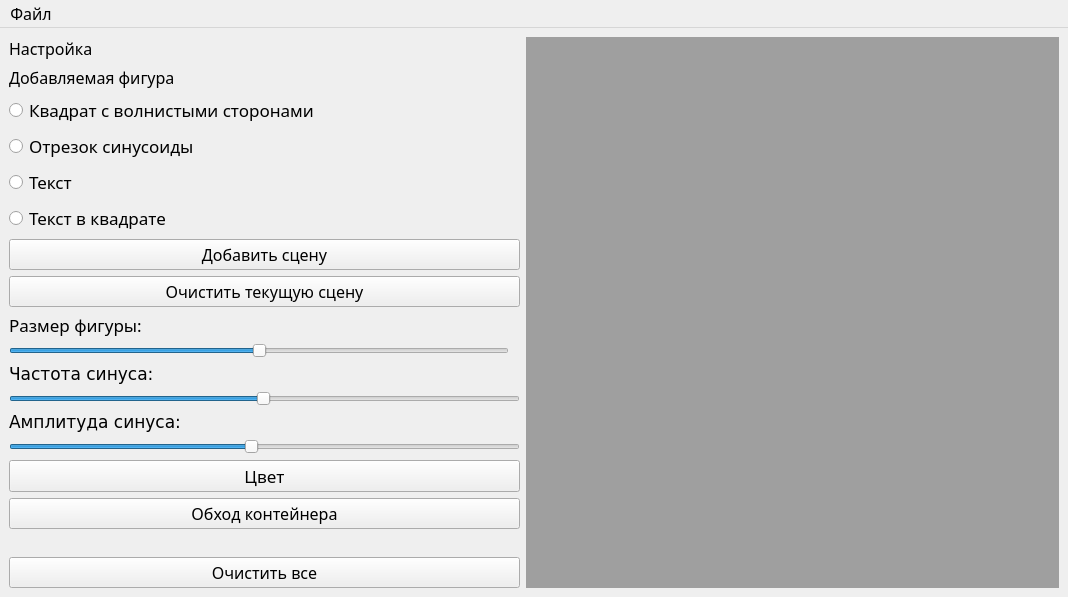
<?xml version="1.0" encoding="UTF-8"?>
<ui version="4.0">
 <class>MainWindow</class>
 <widget class="QMainWindow" name="MainWindow">
  <property name="geometry">
   <rect>
    <x>0</x>
    <y>0</y>
    <width>1068</width>
    <height>597</height>
   </rect>
  </property>
  <property name="font">
   <font>
    <family>Lucida Sans Unicode</family>
    <pointsize>12</pointsize>
   </font>
  </property>
  <property name="windowTitle">
   <string>КПО Лаб. 2, Ковынев М.В. 6304</string>
  </property>
  <property name="windowIcon">
   <iconset resource="resources.qrc">
    <normaloff>:/img/logo.jpg</normaloff>:/img/logo.jpg</iconset>
  </property>
  <property name="iconSize">
   <size>
    <width>64</width>
    <height>64</height>
   </size>
  </property>
  <widget class="QWidget" name="centralwidget">
   <layout class="QVBoxLayout" name="verticalLayout_6">
    <item>
     <layout class="QHBoxLayout" name="horizontalLayout_2">
      <property name="sizeConstraint">
       <enum>QLayout::SetDefaultConstraint</enum>
      </property>
      <item>
       <layout class="QVBoxLayout" name="verticalLayout_2">
        <item>
         <layout class="QVBoxLayout" name="verticalLayout_3">
          <item>
           <layout class="QVBoxLayout" name="verticalLayout_4">
            <item>
             <widget class="QLabel" name="label">
              <property name="maximumSize">
               <size>
                <width>500</width>
                <height>16777215</height>
               </size>
              </property>
              <property name="text">
               <string>Настройка</string>
              </property>
             </widget>
            </item>
            <item>
             <widget class="QLabel" name="label_2">
              <property name="text">
               <string>Добавляемая фигура</string>
              </property>
             </widget>
            </item>
            <item>
             <widget class="QRadioButton" name="enable_square">
              <property name="font">
               <font>
                <family>Lucida Sans Unicode</family>
                <pointsize>13</pointsize>
               </font>
              </property>
              <property name="text">
               <string>Квадрат с волнистыми сторонами</string>
              </property>
             </widget>
            </item>
            <item>
             <widget class="QRadioButton" name="enable_SinWave">
              <property name="maximumSize">
               <size>
                <width>400</width>
                <height>16777215</height>
               </size>
              </property>
              <property name="font">
               <font>
                <family>Lucida Sans Unicode</family>
                <pointsize>13</pointsize>
               </font>
              </property>
              <property name="text">
               <string>Отрезок синусоиды</string>
              </property>
             </widget>
            </item>
            <item>
             <widget class="QRadioButton" name="enable_text">
              <property name="font">
               <font>
                <family>Lucida Sans Unicode</family>
                <pointsize>13</pointsize>
               </font>
              </property>
              <property name="text">
               <string>Текст</string>
              </property>
             </widget>
            </item>
            <item>
             <widget class="QRadioButton" name="enable_text_with_square">
              <property name="font">
               <font>
                <family>Lucida Sans Unicode</family>
                <pointsize>13</pointsize>
               </font>
              </property>
              <property name="text">
               <string>Текст в квадрате</string>
              </property>
             </widget>
            </item>
            <item>
             <layout class="QVBoxLayout" name="verticalLayout_5">
              <item>
               <widget class="QPushButton" name="add_scene">
                <property name="text">
                 <string>Добавить сцену</string>
                </property>
               </widget>
              </item>
              <item>
               <widget class="QPushButton" name="clear_current_scene">
                <property name="text">
                 <string>Очистить текущую сцену</string>
                </property>
               </widget>
              </item>
              <item>
               <widget class="QLabel" name="label_figure_size">
                <property name="maximumSize">
                 <size>
                  <width>400</width>
                  <height>16777215</height>
                 </size>
                </property>
                <property name="font">
                 <font>
                  <family>Lucida Sans Unicode</family>
                  <pointsize>13</pointsize>
                 </font>
                </property>
                <property name="text">
                 <string>Размер фигуры:</string>
                </property>
               </widget>
              </item>
              <item>
               <widget class="QSlider" name="figure_size_slider">
                <property name="maximumSize">
                 <size>
                  <width>500</width>
                  <height>16777215</height>
                 </size>
                </property>
                <property name="minimum">
                 <number>40</number>
                </property>
                <property name="maximum">
                 <number>100</number>
                </property>
                <property name="singleStep">
                 <number>5</number>
                </property>
                <property name="pageStep">
                 <number>15</number>
                </property>
                <property name="value">
                 <number>70</number>
                </property>
                <property name="orientation">
                 <enum>Qt::Horizontal</enum>
                </property>
               </widget>
              </item>
              <item>
               <widget class="QLabel" name="label_3">
                <property name="font">
                 <font>
                  <family>DejaVu Sans</family>
                  <pointsize>13</pointsize>
                 </font>
                </property>
                <property name="text">
                 <string>Частота синуса:</string>
                </property>
               </widget>
              </item>
              <item>
               <widget class="QSlider" name="sin_freq">
                <property name="minimum">
                 <number>1</number>
                </property>
                <property name="maximum">
                 <number>200</number>
                </property>
                <property name="singleStep">
                 <number>5</number>
                </property>
                <property name="pageStep">
                 <number>1</number>
                </property>
                <property name="value">
                 <number>100</number>
                </property>
                <property name="orientation">
                 <enum>Qt::Horizontal</enum>
                </property>
               </widget>
              </item>
              <item>
               <widget class="QLabel" name="label_4">
                <property name="font">
                 <font>
                  <family>DejaVu Sans</family>
                  <pointsize>13</pointsize>
                 </font>
                </property>
                <property name="text">
                 <string>Амплитуда синуса:</string>
                </property>
               </widget>
              </item>
              <item>
               <widget class="QSlider" name="sin_ampl">
                <property name="minimum">
                 <number>1</number>
                </property>
                <property name="maximum">
                 <number>20</number>
                </property>
                <property name="pageStep">
                 <number>1</number>
                </property>
                <property name="value">
                 <number>10</number>
                </property>
                <property name="orientation">
                 <enum>Qt::Horizontal</enum>
                </property>
               </widget>
              </item>
              <item>
               <widget class="QPushButton" name="pushButton">
                <property name="maximumSize">
                 <size>
                  <width>1000</width>
                  <height>16777215</height>
                 </size>
                </property>
                <property name="font">
                 <font>
                  <family>Lucida Sans Unicode</family>
                  <pointsize>13</pointsize>
                 </font>
                </property>
                <property name="text">
                 <string>Цвет</string>
                </property>
               </widget>
              </item>
             </layout>
            </item>
            <item>
             <widget class="QPushButton" name="iterate_container">
              <property name="text">
               <string>Обход контейнера</string>
              </property>
             </widget>
            </item>
            <item>
             <spacer name="verticalSpacer">
              <property name="orientation">
               <enum>Qt::Vertical</enum>
              </property>
              <property name="sizeHint" stdset="0">
               <size>
                <width>20</width>
                <height>40</height>
               </size>
              </property>
             </spacer>
            </item>
            <item>
             <widget class="QPushButton" name="clear_all">
              <property name="text">
               <string>Очистить все</string>
              </property>
             </widget>
            </item>
           </layout>
          </item>
         </layout>
        </item>
       </layout>
      </item>
      <item>
       <widget class="QMdiArea" name="mdi_area"/>
      </item>
     </layout>
    </item>
   </layout>
  </widget>
  <widget class="QMenuBar" name="menuBar">
   <property name="geometry">
    <rect>
     <x>0</x>
     <y>0</y>
     <width>1068</width>
     <height>24</height>
    </rect>
   </property>
   <property name="font">
    <font>
     <pointsize>12</pointsize>
    </font>
   </property>
   <widget class="QMenu" name="menu">
    <property name="font">
     <font>
      <pointsize>12</pointsize>
     </font>
    </property>
    <property name="title">
     <string>Файл</string>
    </property>
    <addaction name="load_from_file"/>
    <addaction name="save_to_file"/>
    <addaction name="exit"/>
   </widget>
   <addaction name="menu"/>
  </widget>
  <action name="load_from_file">
   <property name="text">
    <string>Открыть</string>
   </property>
  </action>
  <action name="save_to_file">
   <property name="text">
    <string>Сохранить</string>
   </property>
  </action>
  <action name="exit">
   <property name="text">
    <string>Выход</string>
   </property>
  </action>
  <action name="clear">
   <property name="text">
    <string>Очистить</string>
   </property>
  </action>
  <action name="action">
   <property name="text">
    <string>Новая сцена</string>
   </property>
  </action>
  <action name="action_2">
   <property name="text">
    <string>Очистить все сцены</string>
   </property>
  </action>
  <action name="action_3">
   <property name="text">
    <string>Обойти контейнер</string>
   </property>
  </action>
 </widget>
 <resources>
  <include location="resources.qrc"/>
 </resources>
 <connections>
  <connection>
   <sender>add_scene</sender>
   <signal>clicked()</signal>
   <receiver>MainWindow</receiver>
   <slot>on_action_triggered()</slot>
   <hints>
    <hint type="sourcelabel">
     <x>210</x>
     <y>236</y>
    </hint>
    <hint type="destinationlabel">
     <x>533</x>
     <y>298</y>
    </hint>
   </hints>
  </connection>
  <connection>
   <sender>clear_current_scene</sender>
   <signal>clicked()</signal>
   <receiver>MainWindow</receiver>
   <slot>on_clear_triggered()</slot>
   <hints>
    <hint type="sourcelabel">
     <x>210</x>
     <y>269</y>
    </hint>
    <hint type="destinationlabel">
     <x>533</x>
     <y>298</y>
    </hint>
   </hints>
  </connection>
  <connection>
   <sender>iterate_container</sender>
   <signal>clicked()</signal>
   <receiver>MainWindow</receiver>
   <slot>on_action_3_triggered()</slot>
   <hints>
    <hint type="sourcelabel">
     <x>210</x>
     <y>401</y>
    </hint>
    <hint type="destinationlabel">
     <x>533</x>
     <y>298</y>
    </hint>
   </hints>
  </connection>
  <connection>
   <sender>clear_all</sender>
   <signal>clicked()</signal>
   <receiver>MainWindow</receiver>
   <slot>on_action_2_triggered()</slot>
   <hints>
    <hint type="sourcelabel">
     <x>210</x>
     <y>570</y>
    </hint>
    <hint type="destinationlabel">
     <x>533</x>
     <y>298</y>
    </hint>
   </hints>
  </connection>
 </connections>
</ui>
